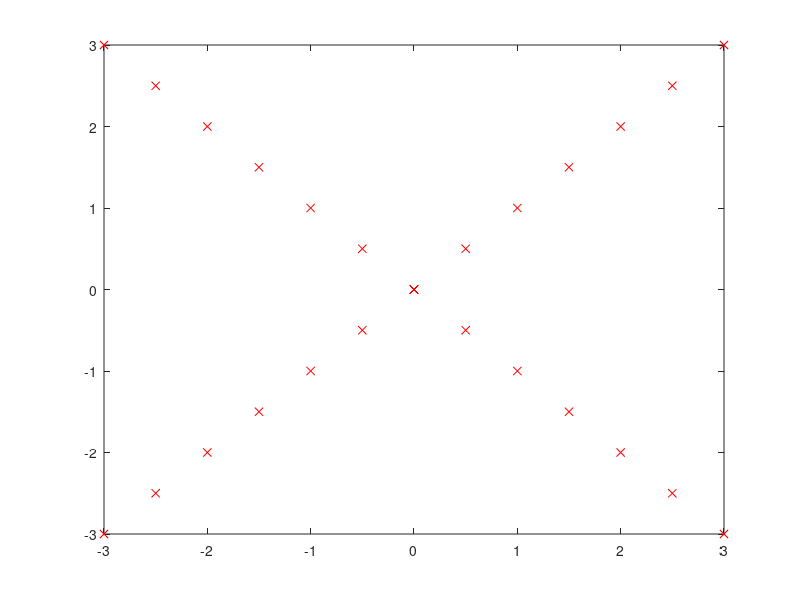

The MATLAB script that drew this image: (Note: this script raises an error after producing the figure.)

close all; clear all
%Lyapunov function

xinit = [ [(0:0.5:3) (0:0.5:3) -(0:0.5:3) -(0:0.5:3)]'  [(0:0.5:3) -(0:0.5:3) (0:0.5:3) -(0:0.5:3)]' ];
%xinit = [ [0.1 0.2; 4 4] ];% 14 initial points
figure(1)

plot( xinit(:,1), xinit(:,2), 'rx' ); 
hold on
    
for i = 1:28
  [ t, x ] = ode45( @funVanderPol, [ 0 20 ], xinit(i,:));
  figure(1)
  plot( x(:,1), x(:,2), '-' );
  drawnow
end

figure(2)
x1=[-4:0.04:4];
x2=x1;
[X1,X2]=meshgrid(x1,x2);
v=X1.^2 + X2.^2-4;
mesh(X1,X2,v);

hold on
[ t, x ] = ode45( @funVanderPol, [ 0 20 ], [-0.28 0]);
x1=x(:,1);
x2=x(:,2);
Vi=x1.^2 + x2.^2;
plot3( x(:,1), x(:,2),Vi,'r-' );

mu=1;
figure()
vdot=mu*X2.^2 *(1-X1.^2);
mesh(X1,X2,vdot)

